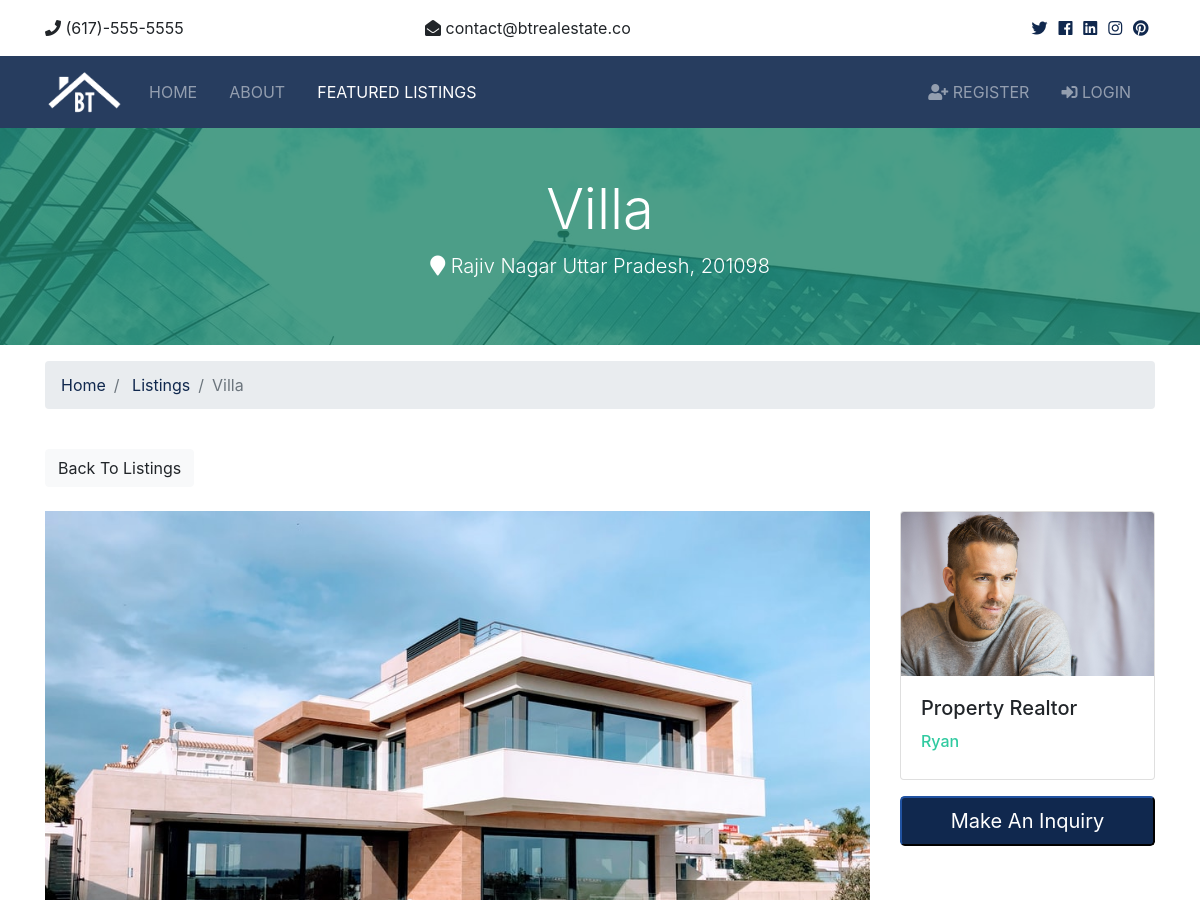
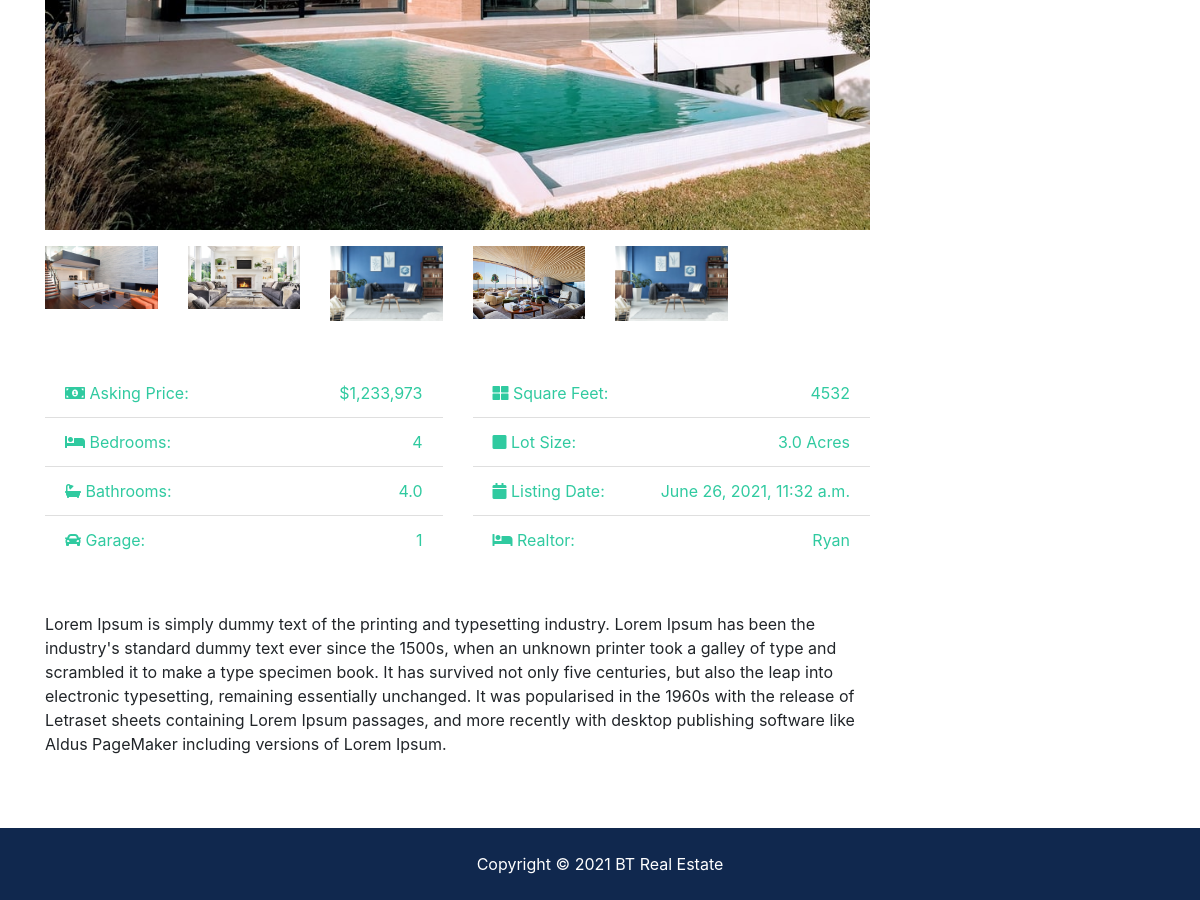
The app's page /listings/2 with its own data (2 pictures, top to bottom).
### listings/models.py (models this page shows, shortened)
class Listing(models.Model):
  realtor = models.ForeignKey(Realtor, on_delete=models.DO_NOTHING)
  title = models.CharField(max_length=200)
  address = models.CharField(max_length=200)
  city = models.CharField(max_length=100)
  state = models.CharField(max_length=100)
  zipcode = models.CharField(max_length=20)
  description = models.TextField(blank=True)
  price = models.IntegerField()
  bedrooms = models.IntegerField()
  bathrooms = models.DecimalField(max_digits=2, decimal_places=1)
  garage = models.IntegerField(default=0)
  sqft = models.IntegerField()
  lot_size = models.DecimalField(max_digits=5, decimal_places=1)
  photo_main = models.ImageField(upload_to='photos/%Y/%m/%d/')
  photo_1 = models.ImageField(upload_to='photos/%Y/%m/%d/', blank=True)
  photo_2 = models.ImageField(upload_to='photos/%Y/%m/%d/', blank=True)
  photo_3 = models.ImageField(upload_to='photos/%Y/%m/%d/', blank=True)
  photo_4 = models.ImageField(upload_to='photos/%Y/%m/%d/', blank=True)
  photo_5 = models.ImageField(upload_to='photos/%Y/%m/%d/', blank=True)
  photo_6 = models.ImageField(upload_to='photos/%Y/%m/%d/', blank=True)
  is_published = models.BooleanField(default=True)
  list_date = models.DateTimeField(default=datetime.now, blank=True)

### realtors/models.py (models this page shows)
class Realtor(models.Model):
  name = models.CharField(max_length=200)
  photo = models.ImageField(upload_to='photos/%Y/%m/%d/')
  description = models.TextField(blank=True)
  phone = models.CharField(max_length=20)
  email = models.CharField(max_length=50)
  is_mvp = models.BooleanField(default=False)
  hire_date = models.DateTimeField(default=datetime.now, blank=True)
  def __str__(self):
    return self.name

### listings/views.py (the view)
# urls.py: path('<int:listing_id>', views.listing, name='listing'),
def listing(request, listing_id):
  listing = get_object_or_404(Listing, pk=listing_id)
  context = {
    'listing': listing
  }
  return render(request, 'listings/listing.html', context)

### templates/listings/listing.html (shortened to what this page needs)
{% extends 'base.html' %}
{% load humanize %}
{% block content %}
<section id="showcase-inner" class="py-5 text-white">
    <div class="container">
      <div class="row text-center">
        <div class="col-md-12">
          <h1 class="display-4">{{ listing.title }}</h1>
          <p class="lead">
            <i class="fas fa-map-marker"></i> {{ listing.city }} {{ listing.state }}, {{ listing.zipcode }}</p>
        </div>
      </div>
    </div>
  </section>
  <section id="bc" class="mt-3">
    <div class="container">
      <nav>
        <ol class="breadcrumb">
          <li class="breadcrumb-item">
            <a href="{% url 'index' %}">Home</a>
          </li>
          <li class="breadcrumb-item">
            <a href="{% url 'listings' %}">Listings</a>
          </li>
          <li class="breadcrumb-item active">{{ listing.title }}</li>
        </ol>
      </nav>
    </div>
  </section>
  <section id="listing" class="py-4">
    <div class="container">
      <a href="{% url 'listings' %}" class="btn btn-light mb-4">Back To Listings</a>
      <div class="row">
        <div class="col-md-9">
          <img src="{{ listing.photo_main.url }}" alt="" class="img-main img-fluid mb-3">
          <div class="row mb-5 thumbs">
            {% if listing.photo_1 %}
            <div class="col-md-2">
              <a href="{{ listing.photo_1.url }}" data-lightbox="home-images">
                <img src="{{ listing.photo_1.url }}" alt="" class="img-fluid">
              </a>
            </div>
            {% endif %}
            {% if listing.photo_2 %}
            <div class="col-md-2">
              <a href="{{ listing.photo_2.url }}" data-lightbox="home-images">
                <img src="{{ listing.photo_2.url }}" alt="" class="img-fluid">
              </a>
            </div>
            {% endif %}
            {% if listing.photo_3 %}
            <div class="col-md-2">
              <a href="{{ listing.photo_3.url }}" data-lightbox="home-images">
                <img src="{{ listing.photo_3.url }}" alt="" class="img-fluid">
              </a>
            </div>
            {% endif %}
            {% if listing.photo_4 %}
            <div class="col-md-2">
              <a href="{{ listing.photo_4.url }}" data-lightbox="home-images">
                <img src="{{ listing.photo_4.url }}" alt="" class="img-fluid">
              </a>
            </div>
            {% endif %}
            {% if listing.photo_5 %}
            <div class="col-md-2">
              <a href="{{ listing.photo_5.url }}" data-lightbox="home-images">
                <img src="{{ listing.photo_5.url }}" alt="" class="img-fluid">
              </a>
            </div>
            {% endif %}
            {% if listing.photo_6 %}
            <div class="col-md-2">
            </div>
            {% endif %}
          </div>
          <div class="row mb-5 fields">
            <div class="col-md-6">
              <ul class="list-group list-group-flush">
                <li class="list-group-item text-secondary">
                  <i class="fas fa-money-bill-alt"></i> Asking Price:
                  <span class="float-right">${{ listing.price | intcomma }}</span>
                </li>
                <li class="list-group-item text-secondary">
                  <i class="fas fa-bed"></i> Bedrooms:
                  <span class="float-right">{{ listing.bedrooms }}</span>
                </li>
                <li class="list-group-item text-secondary">
                  <i class="fas fa-bath"></i> Bathrooms:
                  <span class="float-right">{{ listing.bathrooms }}</span>
                </li>
                <li class="list-group-item text-secondary">
                  <i class="fas fa-car"></i> Garage:
                  <span class="float-right">{{ listing.garage }}
                  </span>
                </li>
              </ul>
            </div>
            <div class="col-md-6">
              <ul class="list-group list-group-flush">
                <li class="list-group-item text-secondary">
                  <i class="fas fa-th-large"></i> Square Feet:
                  <span class="float-right">{{ listing.sqft }}</span>
                </li>
                <li class="list-group-item text-secondary">
                  <i class="fas fa-square"></i> Lot Size:
                  <span class="float-right">{{ listing.lot_size }} Acres
                  </span>
                </li>
                <li class="list-group-item text-secondary">
                  <i class="fas fa-calendar"></i> Listing Date:
                  <span class="float-right">{{ listing.list_date }}</span>
                </li>
                <li class="list-group-item text-secondary">
                  <i class="fas fa-bed"></i> Realtor:
                  <span class="float-right">{{ listing.realtor }}
                  </span>
                </li>
              </ul>
            </div>
          </div>
          <div class="row mb-5">
            <div class="col-md-12">
                {{ listing.description }}
            </div>
          </div>
        </div>
        <div class="col-md-3">
          <div class="card mb-3">
            <img class="card-img-top" src="{{ listing.realtor.photo.url }}" alt="">
            <div class="card-body">
              <h5 class="card-title">Property Realtor</h5>
              <h6 class="text-secondary">{{ listing.realtor }}</h6>
            </div>
          </div>
          <button class="btn-primary btn-block btn-lg" data-toggle="modal" data-target="#inquiryModal">Make An Inquiry</button>
        </div>
      </div>
    </div>
  </section>
{% endblock %}

### btre/static/css/all.css (style rules this page uses)
.fa, .fas, .far, .fal, .fab { -moz-osx-font-smoothing: grayscale; -webkit-font-smoothing: antialiased; display: inline-block; font-style: normal; font-variant: normal; text-rendering: auto; line-height: 1; }
.fa-bath:before { content: "\f2cd"; }
.fa-bed:before { content: "\f236"; }
.fa-calendar:before { content: "\f133"; }
.fa-car:before { content: "\f1b9"; }
.fa-map-marker:before { content: "\f041"; }
.fa-money-bill-alt:before { content: "\f3d1"; }
.fa-square:before { content: "\f0c8"; }
.fa-th-large:before { content: "\f009"; }
.fa, .fas { font-family: 'Font Awesome 5 Free'; font-weight: 900; }

### btre/static/css/style.css (style rules this page uses)
img { width: 100%; }
#showcase-inner { background: url("/static/img/building.jpg") no-repeat top center fixed; position: relative; overflow: hidden; min-height: 200px; }
#showcase-inner::before { content: ''; position: absolute; top: 0; left: 0; min-height: 100%; width: 100%; background: rgba(32, 134, 107, 0.8); }

### records on screen
Listing: title "Villa", city "Rajiv Nagar", state "Uttar Pradesh", zipcode "201098", photo_main (picture), photo_1 (picture), photo_2 (picture), photo_3 (picture), photo_4 (picture), photo_5 (picture), price "1,233,973", bedrooms "4", bathrooms "4.0", garage "1", sqft "4532", lot_size "3.0", list_date "June 26, 2021, 11:32 a.m.", realtor "Ryan", description "Lorem Ipsum is simply dummy text of the printing and typesetting industry. Lorem Ipsum has been the industry's standard dummy text ever since the 1500s, when an unknown printer took a galley of type and scrambled it to make a type specimen book. It has survived not only five centuries, but also the leap into electronic typesetting, remaining essentially unchanged. It was popularised in the 1960s with the release of Letraset sheets containing Lorem Ipsum passages, and more recently with desktop publishing software like Aldus PageMaker including versions of Lorem Ipsum.", realtor.photo (picture)
